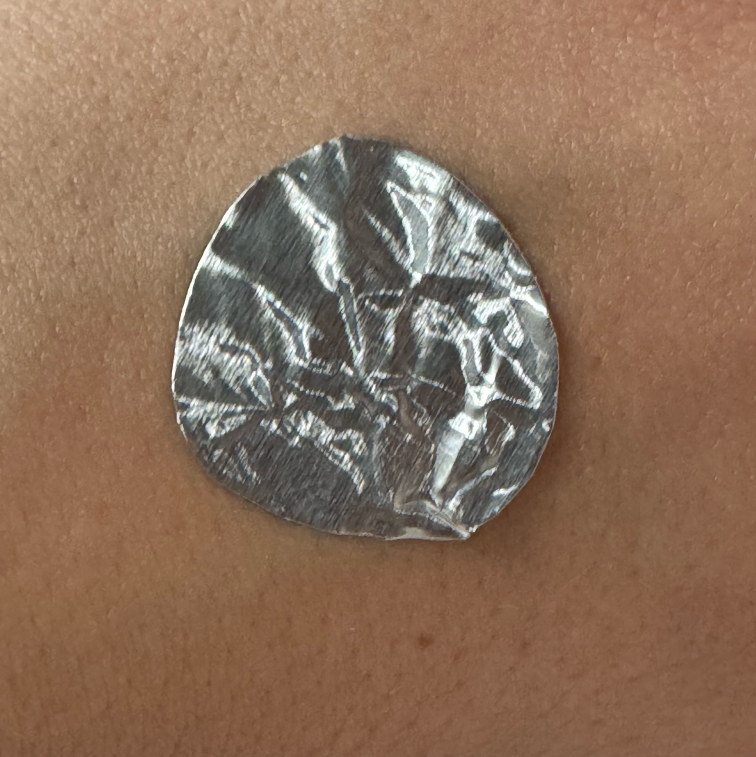
#> input picture nowe1/rgb_1.jpg, 3024 x 3026 px, found by its file name (shown at 1/4 size)
$ python dopasowanie2.py
#> lines starting #> are read from the running program, lines starting #| are printed output that depends on the picture; after the words box and inside, x2 and y2 are one past the last pixel; in counts of white or black regions, pixels touching at a corner belong together
"""
Rejestracja multimodalna: RGB <-> termal
Eksportuje: run_registration(rgb_path, ter_path, out_path)
"""

import cv2
import math
import numpy as np
import SimpleITK as sitk
from pathlib import Path


MAX_DET_PX = 800


# ── Funkcje pomocnicze (module-level, importowalne) ───────────────────────────

def _morph(maska, r):
    k = cv2.getStructuringElement(cv2.MORPH_ELLIPSE, (r*2+1, r*2+1))
    m = cv2.morphologyEx(maska, cv2.MORPH_CLOSE, k, iterations=4)
    return cv2.morphologyEx(m, cv2.MORPH_OPEN, k, iterations=2)


def _wybierz_kontur(kontury):
    def ocen(k):
        a = cv2.contourArea(k)
        if a < 50:
            return 0.0
        p = cv2.arcLength(k, True)
        return a * (4*np.pi*a/p**2 + 0.05) if p else 0.0
    return max(kontury, key=ocen)


def wykryj_znacznik(sciezka, tryb):
    """
    Zwraca: (centrum [cx,cy] px, promien px, kontur w oryginalnej skali)
    tryb='termal': Otsu INV na szarosci
    tryb='rgb'   : niska saturacja HSV (znacznik metaliczny)
    """
    sciezka = Path(sciezka)
    img_orig = cv2.imread(str(sciezka))
    if img_orig is None:
        raise FileNotFoundError(f"Nie mozna otworzyc: {sciezka}")
    h_orig, w_orig = img_orig.shape[:2]

    sc = min(1.0, MAX_DET_PX / max(w_orig, h_orig))
    img = cv2.resize(img_orig, (int(w_orig*sc), int(h_orig*sc)),
                     interpolation=cv2.INTER_AREA) if sc < 1.0 else img_orig
    h, w = img.shape[:2]
    r_morph = max(2, min(w, h) // 60)

    if tryb == 'termal':
        gray = cv2.cvtColor(img, cv2.COLOR_BGR2GRAY)
        _, maska = cv2.threshold(gray, 0, 255,
                                 cv2.THRESH_BINARY_INV + cv2.THRESH_OTSU)
    else:
        hsv = cv2.cvtColor(img, cv2.COLOR_BGR2HSV)
        maska = cv2.inRange(hsv, np.array([0, 0, 60]), np.array([180, 65, 255]))

    maska = _morph(maska, r_morph)
    cv2.imwrite(str(sciezka.parent / f"_maska_{tryb}.png"), maska)

    kontury, _ = cv2.findContours(maska, cv2.RETR_EXTERNAL,
                                   cv2.CHAIN_APPROX_SIMPLE)
    if not kontury:
        raise RuntimeError(
            f"[{tryb}] Brak konturow! Sprawdz: {sciezka.parent / f'_maska_{tryb}.png'}")

    k = _wybierz_kontur(kontury)
    area = cv2.contourArea(k)
    M = cv2.moments(k)
    if M['m00'] == 0:
        raise RuntimeError(f"[{tryb}] Zerowy moment konturu")

    cx = (M['m10'] / M['m00']) / sc
    cy = (M['m01'] / M['m00']) / sc
    promien = np.sqrt(area / np.pi) / sc
    kolo = 4*np.pi*area / cv2.arcLength(k, True)**2
    k_orig = (k.astype(np.float32) / sc).astype(np.int32)

    if kolo < 0.35:
        print(f"  OSTRZEZENIE [{tryb}] kolowos={kolo:.2f} - detekcja moze byc niedokladna")
    print(f"  [{tryb}] centrum=({cx:.1f},{cy:.1f})  "
          f"promien={promien:.1f}px  kolowos={kolo:.3f}  obraz={w_orig}x{h_orig}")

    d = img_orig.copy()
    lw = max(2, int(promien*0.02))
    cv2.drawContours(d, [k_orig], -1, (0, 255, 0), lw)
    cv2.circle(d, (int(cx), int(cy)), int(promien), (255, 100, 0), lw)
    cv2.circle(d, (int(cx), int(cy)), lw*3, (0, 0, 255), -1)
    sc_s = min(1.0, 1200 / max(w_orig, h_orig))
    cv2.imwrite(str(sciezka.parent / f"_debug_{tryb}.png"),
                cv2.resize(d, (int(w_orig*sc_s), int(h_orig*sc_s))))

    return np.array([cx, cy], dtype=float), promien, k_orig


def estymuj_obrot_ksztalt(k_rgb, c_rgb, r_rgb, k_ter, c_ter, r_ter,
                           sz=300, krok_deg=1, debug_dir=None):
    """
    Szuka kata [stopnie, konwencja OpenCV CCW] przy ktorym obrocimy znacznik
    termalny tak, by jak najlepiej pokrywal sie z ksztaltem z RGB.
    """
    def rasteryzuj(k, cx, cy, r):
        pts = k.reshape(-1, 2).astype(np.float64)
        pts = (pts - [cx, cy]) / r * (sz * 0.42) + [sz//2, sz//2]
        pts = np.clip(pts.astype(np.int32), 0, sz-1)
        img = np.zeros((sz, sz), dtype=np.uint8)
        cv2.fillPoly(img, [pts], 255)
        return img

    mapa_rgb = rasteryzuj(k_rgb, c_rgb[0], c_rgb[1], r_rgb)
    mapa_ter = rasteryzuj(k_ter, c_ter[0], c_ter[1], r_ter)

    kern = cv2.getStructuringElement(cv2.MORPH_ELLIPSE, (13, 13))
    mapa_rgb_d = cv2.dilate(mapa_rgb, kern)

    cx2 = cy2 = sz // 2
    najlepszy_kat = 0
    najlepszy_ov  = -1

    for kat in range(0, 360, krok_deg):
        R = cv2.getRotationMatrix2D((cx2, cy2), float(kat), 1.0)
        obr = cv2.warpAffine(mapa_ter, R, (sz, sz))
        ov = cv2.countNonZero(cv2.bitwise_and(mapa_rgb_d, obr))
        if ov > najlepszy_ov:
            najlepszy_ov  = ov
            najlepszy_kat = kat

    if debug_dir is not None:
        R_best = cv2.getRotationMatrix2D((cx2, cy2), float(najlepszy_kat), 1.0)
        obr_best = cv2.warpAffine(mapa_ter, R_best, (sz, sz))
        porownanie = np.zeros((sz, sz, 3), dtype=np.uint8)
        porownanie[:, :, 1] = mapa_rgb
        porownanie[:, :, 2] = obr_best
        cv2.imwrite(str(Path(debug_dir) / "_debug_ksztalt.png"), porownanie)

    return najlepszy_kat


def wczytaj_skalar(sciezka):
    """Wczytuje dowolny obraz jako skalarny Float32 (RGB -> luminancja)."""
    img = sitk.ReadImage(str(sciezka))
    if img.GetNumberOfComponentsPerPixel() > 1:
        img_f = sitk.Cast(img, sitk.sitkVectorFloat32)
        r = sitk.VectorIndexSelectionCast(img_f, 0)
        g = sitk.VectorIndexSelectionCast(img_f, 1)
        b = sitk.VectorIndexSelectionCast(img_f, 2)
        img = r*0.2126 + g*0.7152 + b*0.0722
    return sitk.Cast(img, sitk.sitkFloat32)


# ── Glowna funkcja rejestracji ────────────────────────────────────────────────

def run_registration(rgb_path, ter_path, out_path):
    """
    Rejestruje obraz termalny do RGB i zapisuje nalozone nalozone obrazy.
    Zwraca sciezke do pliku wyjsciowego (str).
    """
    rgb_path = Path(rgb_path)
    ter_path = Path(ter_path)
    out_path = Path(out_path)
    out_path.parent.mkdir(parents=True, exist_ok=True)

    # ── Detekcja ──────────────────────────────────────────────────────────────
    print("== Detekcja znacznikow ========================================")
    c_rgb, r_rgb, k_rgb = wykryj_znacznik(rgb_path, 'rgb')
#> in wykryj_znacznik, img_orig is the input picture: shape (3026, 3024, 3); mean B, G, R 91.2, 112.4, 141
#> in wykryj_znacznik, `hsv = cv2.cvtColor(img, cv2.COLOR_BGR2HSV)`: hsv: shape (800, 799, 3); mean H, S, V 20.3, 90.8, 141.8
#> in wykryj_znacznik, `maska = cv2.inRange(hsv, np.array([0, 0, 60]), np.array([180, 65, 255]))`: maska: shape (800, 799); 21.1% white; 21 white regions (19 under 20 px), largest, box (x1, y1, x2, y2) and area: (180, 141, 591, 572) 134864, (0, 6, 9, 10) 27
#> in _morph, `m = cv2.morphologyEx(maska, cv2.MORPH_CLOSE, k, iterations=4)`:
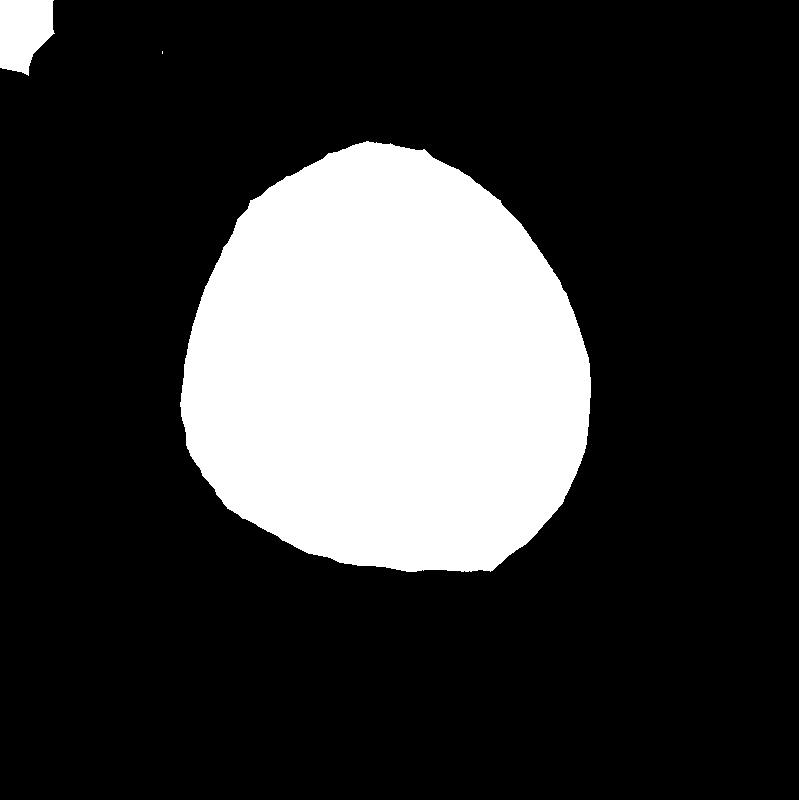
#> m: shape (800, 799); 21.8% white; 3 white regions (1 under 20 px), largest, box (x1, y1, x2, y2) and area: (180, 141, 591, 572) 136414, (0, 0, 55, 76) 3208
#> in _morph, `return cv2.morphologyEx(m, cv2.MORPH_OPEN, k, iterations=2)`: returned value: shape (800, 799); 21.8% white; 2 white regions
#> in wykryj_znacznik, `kontury, _ = cv2.findContours(maska, cv2.RETR_EXTERNAL, cv2.CHAIN_APPR..`: kontury = 2 contours; box (x1, y1, x2, y2) and area: (181, 142, 591, 572) 135682, (0, 0, 53, 70) 2957
#> in ocen, `a = cv2.contourArea(k)`: a = 135681.5
#> in ocen, `p = cv2.arcLength(k, True)`: p = 1395.7
#> in wykryj_znacznik, `k = _wybierz_kontur(kontury)`: k = contour of 583 points, box (x1, y1, x2, y2) (181, 142, 591, 572), area 135682
#> in wykryj_znacznik, `area = cv2.contourArea(k)`: area = 135681.5
#> in wykryj_znacznik, `M = cv2.moments(k)`: M = moments, m00 135681.5, centre m10/m00, m01/m00 = (386.7, 367.7)
#> in wykryj_znacznik, `cx = (M['m10'] / M['m00']) / sc`: cx = 1462.7
#> in wykryj_znacznik, `cy = (M['m01'] / M['m00']) / sc`: cy = 1390.7
#> in wykryj_znacznik, `promien = np.sqrt(area / np.pi) / sc`: promien = 786.1
#> in wykryj_znacznik, `kolo = 4*np.pi*area / cv2.arcLength(k, True)**2`: kolo = 0.875
#> in wykryj_znacznik, `k_orig = (k.astype(np.float32) / sc).astype(np.int32)`: k_orig = contour of 583 points, box (x1, y1, x2, y2) (684, 537, 2232, 2160), area 1941180
#|   [rgb] centrum=(1462.7,1390.7)  promien=786.1px  kolowos=0.875  obraz=3024x3026
#> in wykryj_znacznik, `lw = max(2, int(promien*0.02))`: lw = 15
#> c_rgb = [1462.7, 1390.7]; r_rgb = 786.1; k_rgb has the same summary as k_orig in wykryj_znacznik
    c_ter, r_ter, k_ter = wykryj_znacznik(ter_path, 'termal')
#> call 2 of wykryj_znacznik, with tryb = 'termal'
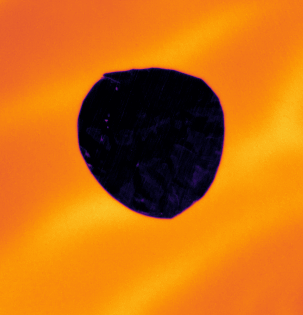
#> input picture nowe1/thermal_1.png, 303 x 315 px, found by its file name
#> in wykryj_znacznik, img_orig is the input picture: shape (315, 303, 3); mean B, G, R 17.5, 111.2, 202
#> in wykryj_znacznik (call 2), `gray = cv2.cvtColor(img, cv2.COLOR_BGR2GRAY)`:
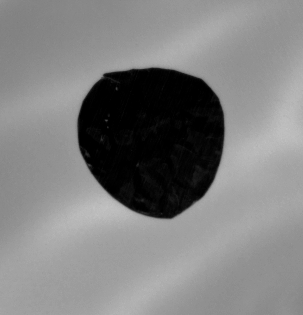
#> gray: shape (315, 303); min 0, max 195, mean 127.7
#> in wykryj_znacznik (call 2), `_, maska = cv2.threshold(gray, 0, 255, cv2.THRESH_BINARY_INV + cv2.THR..`:
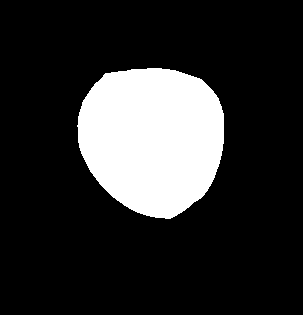
#> maska: shape (315, 303); 18.3% white; 1 white region, box (x1, y1, x2, y2) and area: (77, 68, 224, 219) 17457
#> in _morph (call 2), `m = cv2.morphologyEx(maska, cv2.MORPH_CLOSE, k, iterations=4)`: m: shape (315, 303); 18.3% white; 1 white region, box (x1, y1, x2, y2) and area: (77, 68, 224, 219) 17463
#> in _morph (call 2), `return cv2.morphologyEx(m, cv2.MORPH_OPEN, k, iterations=2)`: returned value: shape (315, 303); 18.3% white; 1 white region
#> in wykryj_znacznik (call 2), `kontury, _ = cv2.findContours(maska, cv2.RETR_EXTERNAL, cv2.CHAIN_APPR..`: kontury = 1 contour; box (x1, y1, x2, y2) and area: (78, 68, 224, 219) 17240
#> in wykryj_znacznik (call 2), `k = _wybierz_kontur(kontury)`: k = contour of 190 points, box (x1, y1, x2, y2) (78, 68, 224, 219), area 17240
#> in wykryj_znacznik (call 2), `area = cv2.contourArea(k)`: area = 17240
#> in wykryj_znacznik (call 2), `M = cv2.moments(k)`: M = moments, m00 17240, centre m10/m00, m01/m00 = (152, 138.3)
#> in wykryj_znacznik (call 2), `cx = (M['m10'] / M['m00']) / sc`: cx = 152
#> in wykryj_znacznik (call 2), `cy = (M['m01'] / M['m00']) / sc`: cy = 138.3
#> in wykryj_znacznik (call 2), `promien = np.sqrt(area / np.pi) / sc`: promien = 74.08
#> in wykryj_znacznik (call 2), `kolo = 4*np.pi*area / cv2.arcLength(k, True)**2`: kolo = 0.888
#> in wykryj_znacznik (call 2), `k_orig = (k.astype(np.float32) / sc).astype(np.int32)`: k_orig has the same summary as k
#|   [termal] centrum=(152.0,138.3)  promien=74.1px  kolowos=0.888  obraz=303x315
#> in wykryj_znacznik (call 2), `lw = max(2, int(promien*0.02))`: lw = 2
#> in wykryj_znacznik (call 2), `cv2.circle(d, (int(cx), int(cy)), lw*3, (0, 0, 255), -1)`: d: shape (315, 303, 3); mean B, G, R 19.9, 114.5, 199.2
#> c_ter = [152, 138.3]; r_ter = 74.08; k_ter has the same summary as k in wykryj_znacznik
    skala = r_rgb / r_ter
#> skala = 10.61
    print(f"\n  Skala r_rgb/r_ter = {skala:.4f}")
#|   Skala r_rgb/r_ter = 10.6113

    # ── Szacowanie obrotu ─────────────────────────────────────────────────────
    print("\n== Szacowanie katu z ksztaltow konturow =======================")
    kat_cv_deg = estymuj_obrot_ksztalt(
        k_rgb, c_rgb, r_rgb, k_ter, c_ter, r_ter,
        debug_dir=out_path.parent)
#> in rasteryzuj, `pts = k.reshape(-1, 2).astype(np.float64)`: pts = 583 pairs, first value 684 to 2231, second value 537 to 2159
#> in rasteryzuj, `pts = (pts - [cx, cy]) / r * (sz * 0.42) + [sz//2, sz//2]`: pts = 583 pairs, first value 25.17 to 273.1, second value 13.16 to 273.1
#> in rasteryzuj, `pts = np.clip(pts.astype(np.int32), 0, sz-1)`: pts = 583 pairs, first value 25 to 273, second value 13 to 273
#> in rasteryzuj, `cv2.fillPoly(img, [pts], 255)`:
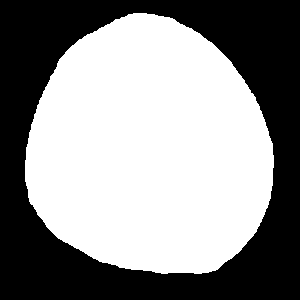
#> img: shape (300, 300); 55.9% white; 1 black region, box (x1, y1, x2, y2) and area: (0, 0, 300, 300) 39692
#> in rasteryzuj (call 2), `cv2.fillPoly(img, [pts], 255)`: img: shape (300, 300); 55.8% white; 1 black region, box (x1, y1, x2, y2) and area: (0, 0, 300, 300) 39790
#> in estymuj_obrot_ksztalt, `mapa_rgb_d = cv2.dilate(mapa_rgb, kern)`:
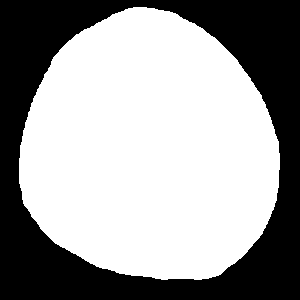
#> mapa_rgb_d: shape (300, 300); 61.4% white; 1 black region, box (x1, y1, x2, y2) and area: (0, 0, 300, 300) 34749
#> the loop in estymuj_obrot_ksztalt, `for kat in range(0, 360, krok_deg):` made 360 passes
#> (ov, najlepszy_ov) on passes 1 to 12: (49074, 49074), (49404, 49404), (49425, 49425), (49427, 49427), (49448, 49448), (49477, 49477), (49493, 49493), (49517, 49517), (49539, 49539), (49571, 49571), (49597, 49597), (49628, 49628)
#> ov on passes 47 to 52: 50316, 50342, 50325, 50324, 50318, 50301
#> after the loop in estymuj_obrot_ksztalt, `for kat in range(0, 360, krok_deg):`: najlepszy_kat = 169; najlepszy_ov = 50702
#> in estymuj_obrot_ksztalt, `R_best = cv2.getRotationMatrix2D((cx2, cy2), float(najlepszy_kat), 1.0)`: R_best = [[-0.982, 0.191, 268.6], [-0.191, -0.982, 325.9]]
#> in estymuj_obrot_ksztalt, `porownanie[:, :, 2] = obr_best`:
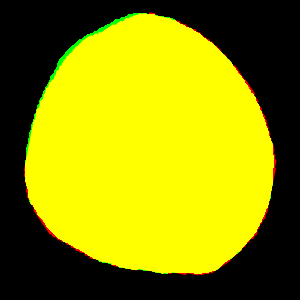
#> porownanie: shape (300, 300, 3); mean of channels 0, 1, 2 0, 142.5, 142.3; drawn as B, G, R
#> kat_cv_deg = 169
    print(f"  Najlepszy kat (OpenCV CCW): {kat_cv_deg} stopni")
#|   Najlepszy kat (OpenCV CCW): 169 stopni

    # ── Przygotowanie obrazow SimpleITK ───────────────────────────────────────
    fixed  = wczytaj_skalar(rgb_path)
    moving = wczytaj_skalar(ter_path)

    sp_f = np.array(fixed.GetSpacing())
    moving.SetSpacing((sp_f * skala).tolist())
    moving.SetOrigin(fixed.GetOrigin())
    moving.SetDirection(fixed.GetDirection())

    fixed  = sitk.Normalize(fixed)
    moving = sitk.Normalize(moving)

    p_f = fixed.TransformIndexToPhysicalPoint(
        (int(round(c_rgb[0])), int(round(c_rgb[1]))))
    p_m = moving.TransformIndexToPhysicalPoint(
        (int(round(c_ter[0])), int(round(c_ter[1]))))
    t_base = (p_m[0] - p_f[0], p_m[1] - p_f[1])

    # ── Funkcje lokalne (domkniecia nad fixed/moving/p_f/t_base) ─────────────
    def zbuduj_tf(kat_rad):
        tf = sitk.Similarity2DTransform()
        tf.SetScale(1.0)
        tf.SetAngle(kat_rad)
        tf.SetCenter(p_f)
        tf.SetTranslation(t_base)
        return tf

    def szybka_reg(tf_start):
        r = sitk.ImageRegistrationMethod()
        r.SetMetricAsMattesMutualInformation(32)
        r.SetMetricSamplingStrategy(r.RANDOM)
        r.SetMetricSamplingPercentage(0.15)
        r.SetInterpolator(sitk.sitkLinear)
        r.SetOptimizerAsGradientDescent(
            learningRate=0.05, numberOfIterations=80,
            convergenceMinimumValue=1e-6, convergenceWindowSize=10)
        r.SetOptimizerScalesFromPhysicalShift()
        r.SetShrinkFactorsPerLevel([8])
        r.SetSmoothingSigmasPerLevel([4.0])
        r.SmoothingSigmasAreSpecifiedInPhysicalUnitsOn()
        r.SetInitialTransform(tf_start, inPlace=True)
        r.Execute(fixed, moving)
        return tf_start, r.GetMetricValue()

    # ── Wybor najlepszego kata startowego ─────────────────────────────────────
    katy_rad = [
        math.radians(kat_cv_deg),
        math.radians(-kat_cv_deg),
        math.radians(kat_cv_deg + 180),
        math.radians(-kat_cv_deg + 180),
    ]

    print("\n== Wybor najlepszego kandydata katowego =======================")
    najlepszy_metric   = float('inf')
    najlepszy_tf_start = None
    najlepszy_kat_info = 0.0

    for kat_rad in katy_rad:
        tf_prob = zbuduj_tf(kat_rad)
        tf_out, metric = szybka_reg(tf_prob)
        print(f"  kat={math.degrees(kat_rad):+7.1f} st  metric={metric:.6f}")
        if metric < najlepszy_metric:
            najlepszy_metric   = metric
            najlepszy_tf_start = tf_out
            najlepszy_kat_info = math.degrees(kat_rad)

    print(f"\n  => Wybrany kat: {najlepszy_kat_info:.1f} stopni  "
          f"metric={najlepszy_metric:.6f}")

    # ── Faza 1: Similarity2D ──────────────────────────────────────────────────
    reg = sitk.ImageRegistrationMethod()
    reg.SetMetricAsMattesMutualInformation(64)
    reg.SetMetricSamplingStrategy(reg.RANDOM)
    reg.SetMetricSamplingPercentage(0.25)
    reg.SetInterpolator(sitk.sitkLinear)
    reg.SetOptimizerAsGradientDescent(
        learningRate=0.1, numberOfIterations=500,
        convergenceMinimumValue=1e-7, convergenceWindowSize=25)
    reg.SetOptimizerScalesFromPhysicalShift()
    reg.SetShrinkFactorsPerLevel([4, 2, 1])
    reg.SetSmoothingSigmasPerLevel([2.0, 1.0, 0.0])
    reg.SmoothingSigmasAreSpecifiedInPhysicalUnitsOn()
    reg.SetInitialTransform(najlepszy_tf_start, inPlace=True)

    def _on_iter():
        i = reg.GetOptimizerIteration()
        if i % 50 == 0:
            pos = reg.GetOptimizerPosition()
            ad = float(np.degrees(pos[0])) if len(pos) > 0 else 0.0
            print(f"  iter {i:4d}  metric={reg.GetMetricValue():.6f}  kat={ad:.2f} st")

    reg.AddCommand(sitk.sitkIterationEvent, _on_iter)

    print("\n== Faza 1: Rejestracja Mattes MI (Similarity2D) ==============")
    tf_final = reg.Execute(fixed, moving)
    print(f"\nStop: {reg.GetOptimizerStopConditionDescription()}")
    print(f"Metric faza 1: {reg.GetMetricValue():.6f}")

    # ── Faza 2: doprecyzowanie Affine (6 DOF) ─────────────────────────────────
    tf_affine_start = sitk.AffineTransform(2)
    tf_affine_start.SetMatrix(tf_final.GetMatrix())
    tf_affine_start.SetCenter(tf_final.GetCenter())
    tf_affine_start.SetTranslation(tf_final.GetTranslation())

    reg2 = sitk.ImageRegistrationMethod()
    reg2.SetMetricAsMattesMutualInformation(64)
    reg2.SetMetricSamplingStrategy(reg2.RANDOM)
    reg2.SetMetricSamplingPercentage(0.40)
    reg2.SetInterpolator(sitk.sitkLinear)
    reg2.SetOptimizerAsGradientDescent(
        learningRate=0.02, numberOfIterations=300,
        convergenceMinimumValue=1e-8, convergenceWindowSize=30)
    reg2.SetOptimizerScalesFromPhysicalShift()
    reg2.SetShrinkFactorsPerLevel([2, 1])
    reg2.SetSmoothingSigmasPerLevel([0.5, 0.0])
    reg2.SmoothingSigmasAreSpecifiedInPhysicalUnitsOn()
    reg2.SetInitialTransform(tf_affine_start, inPlace=False)

    def _on_iter2():
        i = reg2.GetOptimizerIteration()
        if i % 50 == 0:
            print(f"  [faza2] iter {i:4d}  metric={reg2.GetMetricValue():.6f}")

    reg2.AddCommand(sitk.sitkIterationEvent, _on_iter2)

    print("\n== Faza 2: Doprecyzowanie Affine (skala/scinanie) =============")
    tf_final2 = reg2.Execute(fixed, moving)
    print(f"\nStop: {reg2.GetOptimizerStopConditionDescription()}")
    print(f"Metric faza 2: {reg2.GetMetricValue():.6f}")

    # ── Resample i zapis ──────────────────────────────────────────────────────
    moving_reg = sitk.Resample(
        moving, fixed, tf_final2, sitk.sitkLinear, 0.0, moving.GetPixelID())

    f_u8 = sitk.Cast(sitk.RescaleIntensity(fixed, 0, 255), sitk.sitkUInt8)
    m_u8 = sitk.Cast(sitk.RescaleIntensity(moving_reg, 0, 255), sitk.sitkUInt8)
    overlay = sitk.Compose(f_u8, m_u8, sitk.Cast(f_u8 * 0.5, sitk.sitkUInt8))
    sitk.WriteImage(overlay, str(out_path))

    print(f"\nWynik: {out_path}")
    return str(out_path)


# ── Uruchomienie bezposrednie ─────────────────────────────────────────────────

if __name__ == '__main__':
    BASE = Path(r"C:/Users/groch/OneDrive/Pulpit/Inzynierka/nowe1")
    run_registration(
        BASE / "rgb_1.jpg",
        BASE / "thermal_1.png",
        BASE / "dopasowanie_claude.png",
    )
#> (the call stopped at in wczytaj_skalar, `img = sitk.ReadImage(str(sciezka))`: SimpleITK is not available in this run)
